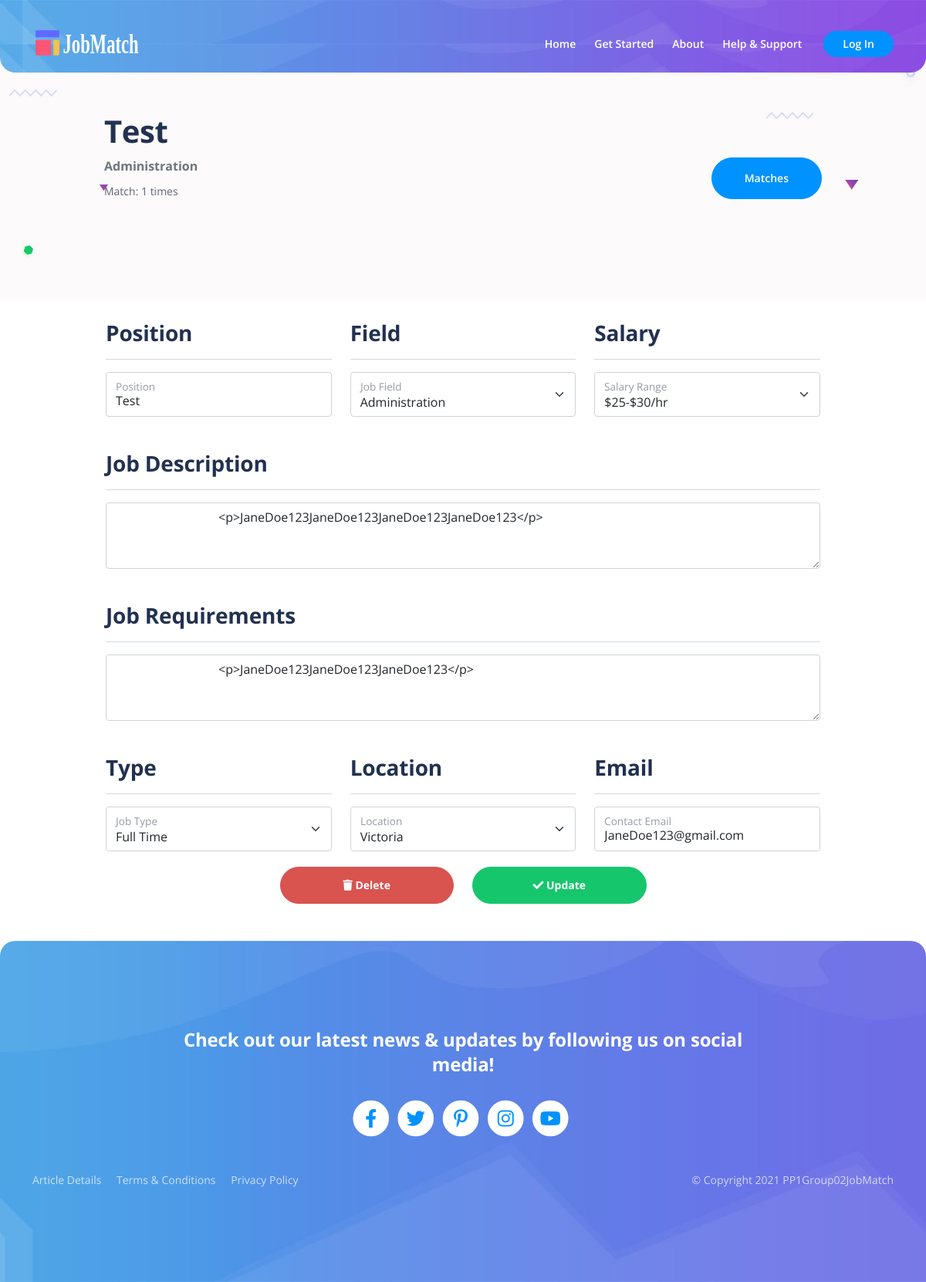
/view/employer_view_post.php?id=14, run on the app's committed database.
### tables this page shows
CREATE TABLE `jobpost` (
  `id` int(11) NOT NULL,
  `position` text NOT NULL,
  `field` text NOT NULL,
  `salary` text NOT NULL,
  `type` text NOT NULL,
  `description` text NOT NULL,
  `requirements` text NOT NULL,
  `location` text NOT NULL,
  `employer` text NOT NULL,
  `contact` text NOT NULL,
  `date` timestamp NOT NULL DEFAULT current_timestamp()
);

### controller/matchmaking_controller.php (called while the page is built, shortened)
<?php
class MatchmakingController {
    public function getJobPostByID($jobID){
        require_once '../model/matchmaking_model.php';
        include '../model/db_connection.php';
        $mmm = new MatchmakingModel();
        return $mmm->getJobPostByID($db, $jobID);
    }
}

### model/matchmaking_model.php (called while the page is built, shortened)
<?php
class MatchmakingModel{
	public function getJobPostByID($db, $jobID){
		require_once '../model/job_object.php';
		$query = "SELECT * FROM jobpost WHERE id='$jobID'";
		$result = $db->query($query);
		$row = $result->fetch_assoc();
		$result2 = $db->query("SELECT COUNT(*) as totalmatches FROM jobmatch WHERE jobPostID='$jobID'");
		$row2 = $result2->fetch_assoc();
		$countMatch = $row2['totalmatches'];
		$jobPost = new EmpJobPost($row['id'], $row['position'], $row['field'], $row['salary'], $row['type'], $row['description'], $row['requirements'], $row['location'], $row['contact'], $countMatch);
		return $jobPost;
	}
}

### model/job_object.php (called while the page is built, shortened)
<?php
class EmpJobPost{
    public function __construct($id, $position, $field, $salary, $type, $description, $requirements, $location, $contact, $matches) {
        $this->position = $position;
        $this->field = $field;
        $this->salary = $salary;
        $this->type = $type;
        $this->description = $description;
        $this->requirements = $requirements;
        $this->location = $location;
        $this->contact = $contact;
        $this->matches = $matches;
    }
}
?>

### view/employer_view_post.php (the view, shortened to what this page needs)
<?php
$id = $_GET['id'];
require_once '../controller/matchmaking_controller.php';
$mmc = new MatchmakingController();
$jobpost = $mmc->getJobPostByID($id);
?>
<!DOCTYPE html>
<html lang="en">
<head>
    <?php
    require_once("component/header.php");
    ?>
</head>
<body data-bs-spy="scroll" data-bs-target="#navbarExample" class="text-center">
    <?php
    require_once("component/navbar.php");
    ?>
    <header id="ex-header" class="ex-header">
        <div class="container">
            <div class="col-xl-10 offset-xl-1">
                <div class="text-start">
                    <h1><?php echo "$jobpost->position"; ?></h1>
                </div>
                <div class="row">
                    <div class="col mb-5 text-start">
                        <h6 class="text-muted"><?php echo "$jobpost->field"; ?></h6>
                        <small>Match: <?php echo "$jobpost->matches"; ?> times</small>
                    </div>
                    <div class="col row text-end">
                        <form action='employer_view_matches.php' method='GET'>
                            <button type='submit' class='btn btn-solid-lg'>Matches</button>
                        </form>
                    </div>
                </div>
            </div>
        </div>
    </header>
    <div class="ex-basic-1 pt-4 mb-5">
        <div class="container">
            <div class="row">
                <div class="col-xl-10 offset-xl-1 text-start">
                    <form method="POST">
                        <div class="row">
                            <div class="col">
                                <h3 class="mb-3">Position</h3>
                                <hr>
                            </div>
                            <div class="col">
                                <h3 class="mb-3">Field</h3>
                                <hr>
                            </div>
                            <div class="col">
                                <h3 class="mb-3">Salary</h3>
                                <hr>
                            </div>
                        </div>
                        <div class="row">
                            <div class="col">
                                <div class="form-floating mb-3">
                                    <?php echo "<input type='text' class='form-control' id='positionInput' placeholder='Position' name='position' value='$jobpost->position' required>"; ?>
                                    <label for="positionInput">Position</label>
                                </div>
                            </div>
                            <div class="col">
                                <div class="form-floating mb-3">
                                    <select class="form-select mb-3" aria-label=".form-select-lg example" id="fieldOfExpertise-form" name="field" required>
                                    <?php echo "<option readonly selected value='$jobpost->field'>$jobpost->field</option>"; ?>
                                    </select>
                                    <label for="fieldOfExpertise-form">Job Field</label>
                                </div>
                            </div>
                            <div class="col">
                                <div class="form-floating mb-3">
                                    <select class="form-select mb-3" aria-label=".form-select-lg example" id="salary-field" name="salary" required>
                                        <?php echo "<option readonly selected value='$jobpost->salary'>$jobpost->salary</option>"; ?>
                                    </select>
                                    <label for="salary-field">Salary Range</label>
                                </div>
                            </div>
                        </div><br>
                        <div class="form-group mb-3">
                            <h3 class="mb-3">Job Description</h3>
                            <hr>
                            <textarea class="form-control" id="descriptionTextArea" placeholder="Description" name="description" rows="3" required>
                                <?php echo htmlspecialchars_decode($jobpost->description) ?>
                            </textarea>
                        </div><br>
                        <div class="form-group mb-3">
                            <h3 class="mb-3">Job Requirements</h3>
                            <hr>
                            <textarea class="form-control" id="requirementsTextArea" placeholder="Requirements" name="requirements" rows="3" required>
                                <?php echo htmlspecialchars_decode($jobpost->requirements) ?>
                            </textarea>
                        </div><br>
                        <div class="row">
                            <div class="col">
                                <h3 class="mb-3">Type</h3>
                                <hr>
                            </div>
                            <div class="col">
                                <h3 class="mb-3">Location</h3>
                                <hr>
                            </div>
                            <div class="col">
                                <h3 class="mb-3">Email</h3>
                                <hr>
                            </div>
                        </div>
                        <div class="row">
                            <div class="col">
                                <div class="form-floating mb-3">
                                    <select class="form-select mb-3" aria-label=".form-select-lg example" id="job-type-field" name="type" required>
                                        <?php echo "<option readonly selected value='$jobpost->type'>$jobpost->type</option>"; ?>
                                    </select>
                                    <label for="job-type-field">Job Type</label>
                                </div>
                            </div>
                            <div class="col">
                                <div class="form-floating mb-3">
                                    <select class="form-select mb-3" aria-label=".form-select-lg example" id="location-field" name="location" required>
                                        <?php echo "<option readonly selected value='$jobpost->location'>$jobpost->location</option>"; ?>
                                    </select>
                                    <label for="location-field">Location</label>
                                </div>
                            </div>
                            <div class="col">
                                <div class="form-floating mb-3">
                                    <?php echo "<input type='email' value='$jobpost->contact' class='form-control' id='contactInput' placeholder='Contact' name='contact' pattern='[a-zA-Z0-9.-_]{1,}@[a-zA-Z.-]{2,}[.]{1}[a-zA-Z]{2,}' title='Must contain email format E.g. johndoe@mail.com' required>"; ?>
                                    <label for="contactInput">Contact Email</label>
                                </div>
                            </div>
                        </div>
                        <div class="row">
                            <div class="col text-end">
                                <button class="btn btn-danger-sm mt-1 w-50 fw-bolder" type="submit" name="delete" onclick="javascript:return confirm('Are you sure you want to delete your post?');"><i class="fa fa-trash" aria-hidden="true"></i> Delete</button>
                            </div>
                            <div class="col text-start">
                                <button class="btn btn-success-sm mt-1 w-50 fw-bolder" type="submit" name="update"><i class="fa fa-check" aria-hidden="true"></i> Update</button>
                            </div>
                        </div>
                    </form>
                </div>
            </div>
        </div>
    </div>
    <?php
    require_once("component/footer.php");
    ?>
</body>
</html>

### css/styles.css (style rules this page uses)
body, html { width: 100%; height: 100%; }
body, p { color: #5e6576; font: 400 1rem/1.625rem "Open Sans", sans-serif; }
h1 { color: #223150; font-weight: 700; font-size: 2.5rem; line-height: 3.25rem; letter-spacing: -0.4px; }
h3 { color: #223150; font-weight: 700; font-size: 1.75rem; line-height: 2.25rem; letter-spacing: -0.2px; }
h6 { color: #223150; font-weight: 700; font-size: 1rem; line-height: 1.375rem; }
.btn-solid-lg { display: inline-block; padding: 1.625rem 2.625rem 1.625rem 2.625rem; border: 1px solid #0092ff; border-radius: 30px; background-color: #0092ff; color: #ffffff; font-weight: 600; font-size: 0.875rem; line-height: 0; text-decoration: none; transition: all 0.2s; }
.btn-success-sm { display: inline-block; padding: 1rem 1.5rem 1rem 1.5rem; border: 1px solid #16c66d; border-radius: 30px; background-color: #16c66d; color: #ffffff; font-weight: 600; font-size: 0.875rem; line-height: 0; text-decoration: none; transition: all 0.2s; }
.btn-danger-sm { display: inline-block; padding: 1rem 1.5rem 1rem 1.5rem; border: 1px solid #d9534f; border-radius: 30px; background-color: #d9534f; color: #ffffff; font-weight: 600; font-size: 0.875rem; line-height: 0; text-decoration: none; transition: all 0.2s; }
.form-group { position: relative; margin-bottom: 1.25rem; }
.ex-header { padding-top: 8rem; padding-bottom: 4em; background: url('../images/header-background.jpg') repeat-x scroll top transparent; width: 100%; background-size: 100%; overflow: hidden; }
.ex-header { padding-top: 9rem; padding-bottom: 5rem; background-color: #fcfafb; }
@media (min-width: 1200px) { .container { max-width: 1140px; } }

### data on the page
jobpost: position "Test", field "Administration", salary "$25-$30/hr", description "<p>JaneDoe123JaneDoe123JaneDoe123JaneDoe123</p>", requirements "<p>JaneDoe123JaneDoe123JaneDoe123</p>", type "Full Time", location "Victoria", contact "JaneDoe123@gmail.com"

### other printed values
$jobpost->matches "1"
